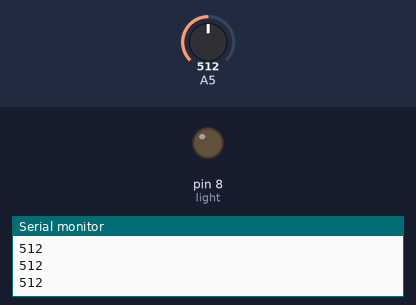
The sketch below on a simulated Arduino Uno, built with avr-gcc and run on an emulated ATmega328P. On the bench: output pins drawn as LEDs (lit = HIGH), the last lines printed to the serial monitor. The test bench sets the inputs (shaded band); at power-on: A5 = 512.

Above: at 1.2 s.
1.3 s: A5 set to 407
2.8 s: A5 set to 381
At 3.2 s:
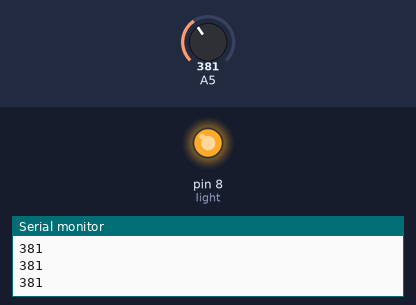
4.3 s: A5 set to 410
At 5.4 s:
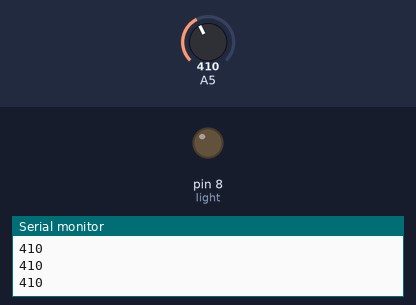
5.8 s: A5 set to 390
At 6.7 s:
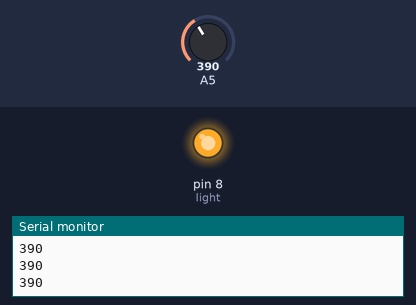
Timing chart, 0 to 8.3 s (numbered marks = the images above; inputs shaded):
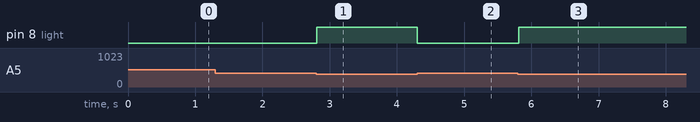

Measured:
- the behaviour switches between 400 and 399 on A5 (found by bisection; images 0 and 1)
- after the input at 2.8 s, pin 8 (light): LOW → HIGH at once
- after the input at 4.3 s, pin 8 (light): HIGH → LOW at once
- after the input at 5.8 s, pin 8 (light): LOW → HIGH at once

The sketch:

LDR_Sensor.ino
```cpp
// C++ code
//LDR Sensor
int light=8;
void setup()
{
  Serial.begin(9600);
  pinMode(light,OUTPUT);
}
void loop()
{
  int rasistance=analogRead(A5);
  Serial.println(rasistance);
  if(rasistance<400){
    digitalWrite(light,HIGH);
 }
  else{
     digitalWrite(light,LOW);
  }
}
```
